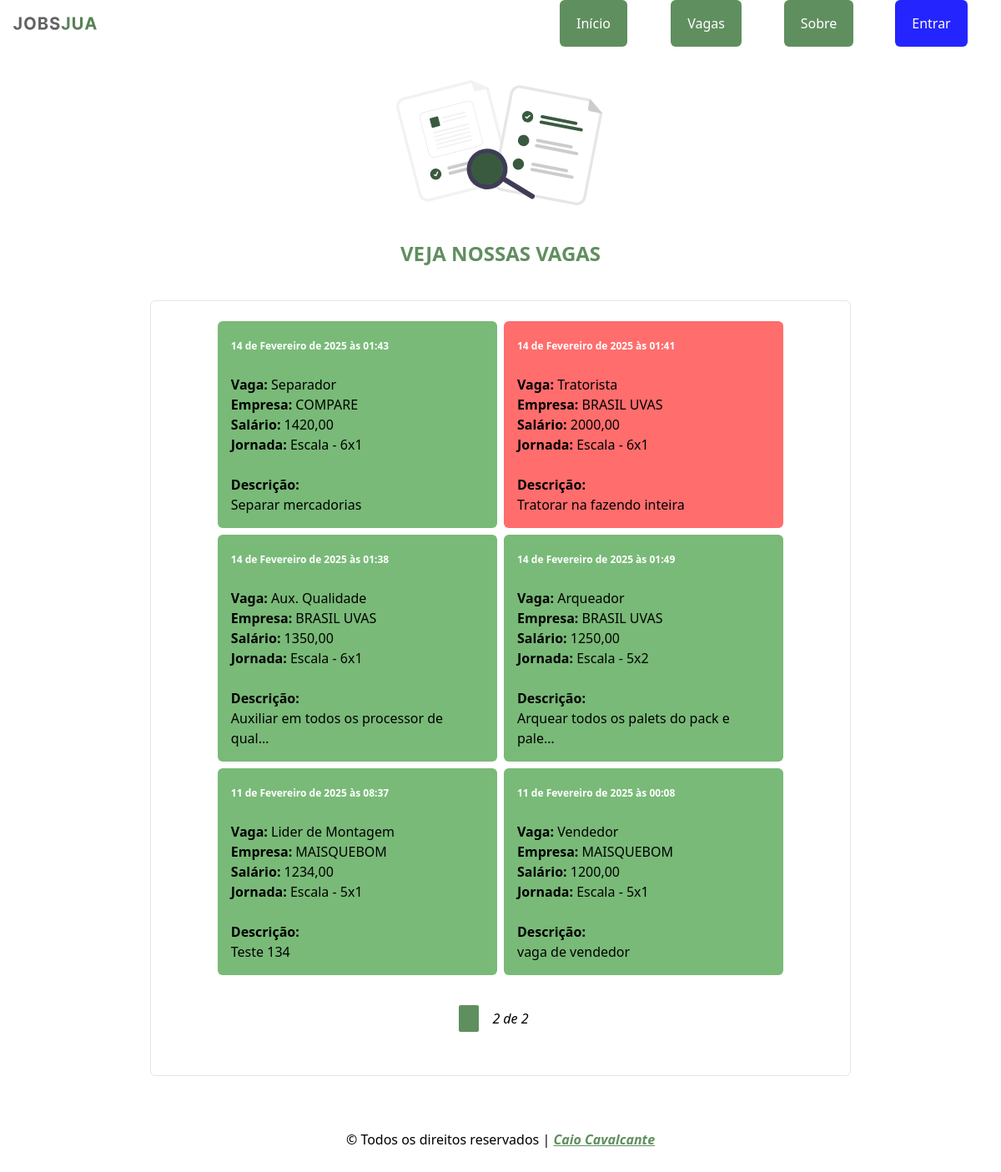
Page /jobs/view_vacancies/?page=2 on the committed database.
### jobs/models.py (models this page shows, shortened)
class Vacancie(models.Model):
  TYPE_MODALITY = (
    ("CLT - Efetivo",     'CLT - Efetivo'),
    ("CLT - Ferista",     'CLT - Ferista'),
    ("CLT - Contrato",    'CLT - Contrato'),
    ("AVULSO - Diaria",   'AVULSO - Diaria'),
    ("AVULSO - Semanal",  'AVULSO - Semanal'),
    ("AVULSO - Quinzena", 'AVULSO - Quinzena'),
    ("CNPJ - Prestação de serviço",  'CNPJ - Prestação de serviço'),
  )
  TYPE_JOURNEY = (
    ("Escala - 5x1",      'Escala - 5x1'),
    ("Escala - 5x2",      'Escala - 5x2'),
    ("Escala - 6x1",      'Escala - 6x1'),
    ("Escala - 12x36",    'Escala - 12x36'),
    ("Escala - 18x36",    'Escala - 18x36'),
    ("Diaria - 1 Dia",    'Diaria - 1 Dia'),
    ("Diaria - 7 Dias",   'Diaria - 7 Dias'),
    ("Diaria - 15 Dias",  'Diaria - 15 Dias'),
  )
  TYPE_STATE = (
    (True,'Vaga aberta'),
    (False,'Vaga fechada'),
  )
  title = models.CharField(max_length=200, blank=False, null=False, verbose_name="Titulo")
  enterprise = models.ForeignKey(Enterprise,on_delete=models.CASCADE, verbose_name="Empresa")
  email = models.CharField(max_length=200, blank=False, null=False, verbose_name="Email")
  whatsapp = models.CharField(max_length=200, blank=False, null=False, verbose_name="WhatsApp")
  wage = models.FloatField(max_length=200, blank=False, null=False, verbose_name="Salário")
  modality = models.CharField(choices=TYPE_MODALITY, verbose_name="Modalidade", max_length=200)
  weekly_journey = models.CharField(choices=TYPE_JOURNEY, verbose_name="Jornada", max_length=200)
  work_shift = models.CharField(max_length=200, blank=False, null=False, verbose_name="Turno")
  state = models.BooleanField( choices=TYPE_STATE, default=True , verbose_name="Estado",  )
  description = models.TextField(max_length=2000, blank=False, null=False, verbose_name="Descrição")
  create_at = models.DateTimeField(auto_now=True)
  USERNAME_FIELD = 'email'
  class Meta:
    verbose_name_plural = 'Vagas'

class Enterprise(AbstractUser):
  HIRING_CHOICES = (
    (True, "Sim"),
    (False, "Não"),
  )
  cnpj = models.CharField(max_length=14, null=False, blank=False,unique=True, verbose_name="CNPJ")
  email = models.EmailField(unique=True, verbose_name="Email")
  sector = models.CharField(max_length=200, verbose_name="Setor")
  phone = models.CharField(max_length=11, blank=False, null=False, verbose_name="Telefone")
  whatsapp = models.CharField(max_length=11, blank=False, null=True, verbose_name="WhatsApp")
  is_hiring = models.BooleanField(choices=HIRING_CHOICES, verbose_name="Está contratando", null=False, default=True)
  USERNAME_FIELD = 'email'
  REQUIRED_FIELDS = [
    'username'
  ]
  class Meta:
    verbose_name_plural = 'Empresas'
  def __str__(self):
    return f"{self.username}"

### jobs/views.py (the view)
# urls.py: path('view_vacancies/', views.view_vacancies, name='view_vacancies'),
def view_vacancies(request):
  vacancie = Vacancie.objects.all().order_by("-id")
  vacancie_paginator = Paginator(vacancie, 12)
  page_num = request.GET.get('page')
  page = vacancie_paginator.get_page(page_num)
  for item in page:
    print(item.state)
  context = {
    'page': page,
    'vacancie_paginator': vacancie_paginator
  }
  return render(request, template_name="view_vacancies.html", context=context)

### jobs/templates/view_vacancies.html (shortened to what this page needs)
{% extends "jobs/base.html" %}
{% load icons static %}
{% block title-page %}
  <img class="mb-10 w-[60%] md:w-[60%]" src="{%  static 'svg/search.svg' %}" alt="veja nossas vagas">
  <h1>VEJA NOSSAS VAGAS</h1>
{% endblock title-page %}
{% block main %}
  {% for item in page %}
      {% if item.state == True %}
        <a href="{% url 'view_one_vacancie' id=item.id %}" class="w-[95%]
        h-auto bg-myGreen-400  hover:bg-myGreen-500 duration-300  p-4 rounded-md my-2
            md:m-1 md:w-[70%]
            lg lg:w-[40%]
        ">
        <strong class="text-[12px] text-myWhite-50" >{{ item.create_at }}</strong> <br> <br>
        <strong>Vaga: </strong>{{ item.title  }}<br>
        <strong>Empresa: </strong> {{ item.enterprise|upper }} <br>
        <strong>Salário: </strong> {{ item.wage|floatformat:2 }}  <br>
        <strong>Jornada: </strong> {{ item.weekly_journey }} <br> <br>
        <strong>Descrição: </strong>
        <p>{{ item.description|truncatechars:40 }}</p>
        </a>
        {% else %}
        <a href="{% url 'view_one_vacancie' id=item.id %}" class="w-[95%]
        h-auto bg-myRed-400  hover:bg-myRed-500 duration-300  p-4 rounded-md my-2
            md:m-1 md:w-[70%]
            lg lg:w-[40%]
        ">
        <strong class="text-[12px] text-myWhite-50" >{{ item.create_at }}</strong> <br> <br>
        <strong>Vaga: </strong>{{ item.title  }}<br>
        <strong>Empresa: </strong> {{ item.enterprise|upper }} <br>
        <strong>Salário: </strong> {{ item.wage|floatformat:2 }}  <br>
        <strong>Jornada: </strong> {{ item.weekly_journey }} <br> <br>
        <strong>Descrição: </strong>
        <p>{{ item.description|truncatechars:40 }}</p>
        </a>
        {% endif %}
    {% endfor %}
    <div class="
      my-4 py-4 w-full flex justify-center items-center rounded-sm
      md:px-60
      ld:px-70
    ">
      {% if page.has_previous %}
        <a href="{% url 'view_vacancies' %}?page={{page.previous_page_number}}" class="flex items-center justify-center px-3 h-8 text-sm font-medium text-myWhite-50 bg-myGreen-700  hover:bg-myGreen-800 rounded-sm duration-300">{% icon 'arow_left' %}</a>
      {% endif %}
      <h2 class="mx-4 italic">{{page.number}} de {{page.paginator.num_pages}}</h2>
    </div>
{% endblock main %}

### rows in the picture
Vacancie: create_at "14 de Fevereiro de 2025 às 01:43", title "Separador", enterprise "COMPARE", wage "1420,00", weekly_journey "Escala - 6x1", description "Separar mercadorias"
Vacancie: create_at "14 de Fevereiro de 2025 às 01:41", title "Tratorista", enterprise "BRASIL UVAS", wage "2000,00", weekly_journey "Escala - 6x1", description "Tratorar na fazendo inteira"
Vacancie: create_at "14 de Fevereiro de 2025 às 01:38", title "Aux. Qualidade", enterprise "BRASIL UVAS", wage "1350,00", weekly_journey "Escala - 6x1", description "Auxiliar em todos os processor de qual…"
Vacancie: create_at "14 de Fevereiro de 2025 às 01:49", title "Arqueador", enterprise "BRASIL UVAS", wage "1250,00", weekly_journey "Escala - 5x2", description "Arquear todos os palets do pack e pale…"
Vacancie: create_at "11 de Fevereiro de 2025 às 08:37", title "Lider de Montagem", enterprise "MAISQUEBOM", wage "1234,00", weekly_journey "Escala - 5x1", description "Teste 134"
Vacancie: create_at "11 de Fevereiro de 2025 às 00:08", title "Vendedor", enterprise "MAISQUEBOM", wage "1200,00", weekly_journey "Escala - 5x1", description "vaga de vendedor"

### other values in the picture
{{ page.number }} "2"
{{ page.paginator.num_pages }} "2"
